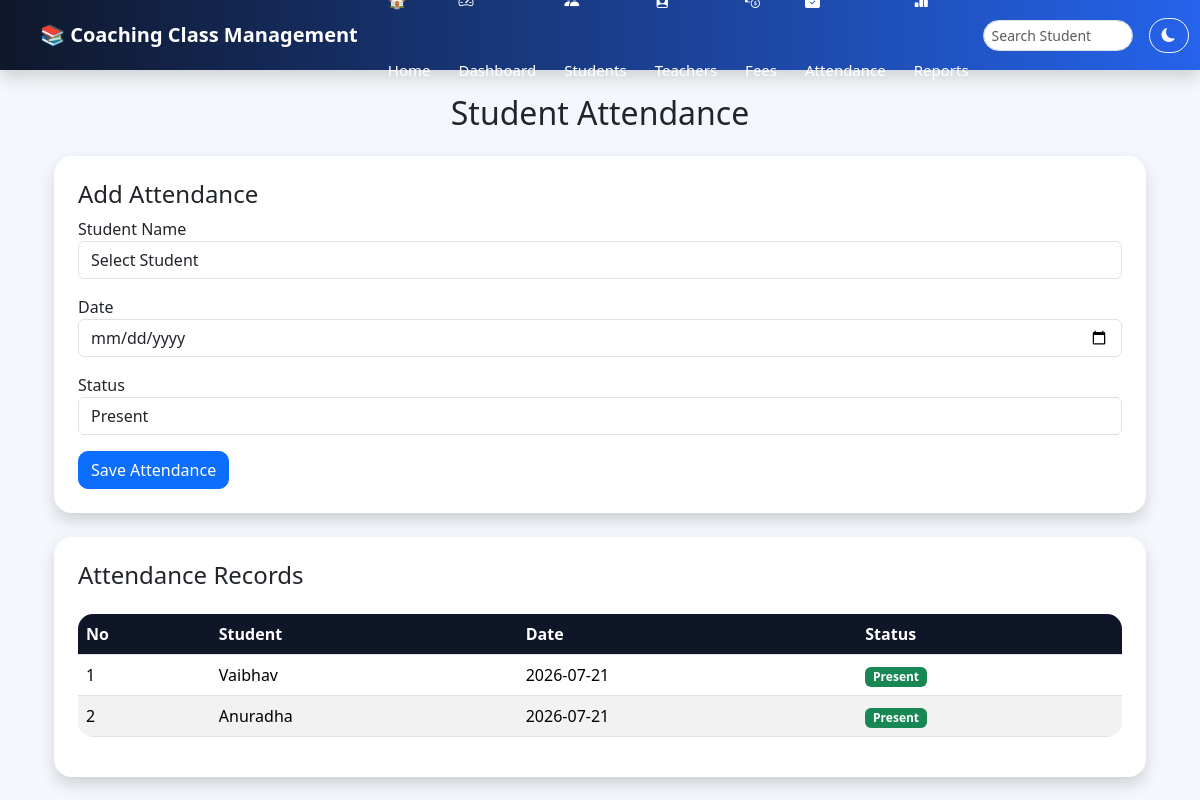
The page /attendance on the database as committed earlier.
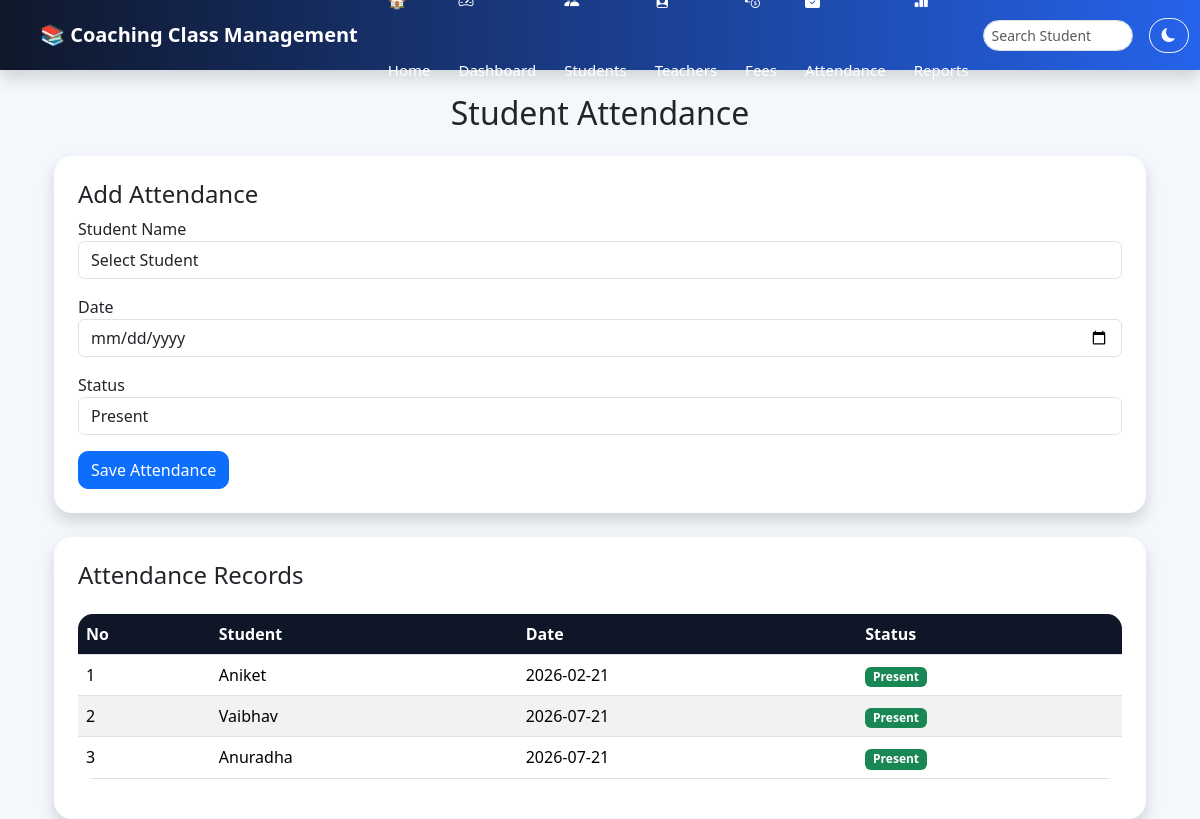
The same page on the database as committed later.
### tables this page shows
CREATE TABLE attendance(

        id INTEGER PRIMARY KEY AUTOINCREMENT,
        student_id INTEGER,
        date TEXT,
        status TEXT

    );

CREATE TABLE students(

        id INTEGER PRIMARY KEY AUTOINCREMENT,
        roll_no TEXT UNIQUE,
        name TEXT,
        father_name TEXT,
        surname TEXT,
        mobile TEXT,
        course TEXT,
        batch TEXT,
        address TEXT,
        admission_date TEXT,
        status TEXT

    );

### app.py (the view, shortened to what this page needs)
@app.route("/attendance", methods=["GET","POST"])
def attendance():
    conn = get_connection()
    students = conn.execute("""
    SELECT *
    FROM students
    ORDER BY name
    """).fetchall()
    attendance = conn.execute("""
    SELECT

    attendance.id,

    students.name,

    students.roll_no,

    attendance.date,

    attendance.status


    FROM attendance


    INNER JOIN students


    ON attendance.student_id = students.id


    ORDER BY attendance.id DESC


    """).fetchall()
    conn.close()
    return render_template(
        "attendance.html",
        students=students,
        attendance=attendance
    )

### db.py (called while the page is built)
def get_connection():
    conn = sqlite3.connect(DATABASE)
    conn.row_factory = sqlite3.Row
    return conn

### templates/attendance.html (shortened to what this page needs)
{% extends "base.html" %}
{% block content %}
<div class="container mt-4">
    <h2 class="text-center mb-4">
        Student Attendance
    </h2>
    <div class="card shadow p-4 mb-4">
        <h4>Add Attendance</h4>
        <form method="POST" action="/attendance">
            <div class="mb-3">
                <label>Student Name</label>
                <select name="student_id" class="form-control" required>
                    <option value="">
                        Select Student
                    </option>
                </select>
            </div>
            <div class="mb-3">
                <label>Date</label>
                <input type="date"
                       name="date"
                       class="form-control"
                       required>
            </div>
            <div class="mb-3">
                <label>Status</label>
                <select name="status"
                        class="form-control">
                    <option>Present</option>
                </select>
            </div>
            <button class="btn btn-primary">
                Save Attendance
            </button>
        </form>
    </div>
    <div class="card shadow p-4">
        <h4>Attendance Records</h4>
        <table class="table table-striped table-hover mt-3">
            <tr>
                <th>No</th>
                <th>Student</th>
                <th>Date</th>
                <th>Status</th>
            </tr>
            {% for row in attendance %}
            <tr>
                <td>{{loop.index}}</td>
                <td>
                    {{row['name']}}
                </td>
                <td>
                    {{row['date']}}
                </td>
                <td>
                    {% if row['status']=="Present" %}
                    <span class="badge bg-success">
                        Present
                    </span>
                    {% else %}
                    <span class="badge bg-danger">
                        Absent
                    </span>
                    {% endif %}
                </td>
            </tr>
            {% endfor %}
        </table>
    </div>
</div>
{% endblock %}

Rows that differ between the two databases and show on the page:
added attendance: name "Aniket", date "2026-02-21", status "Present"
